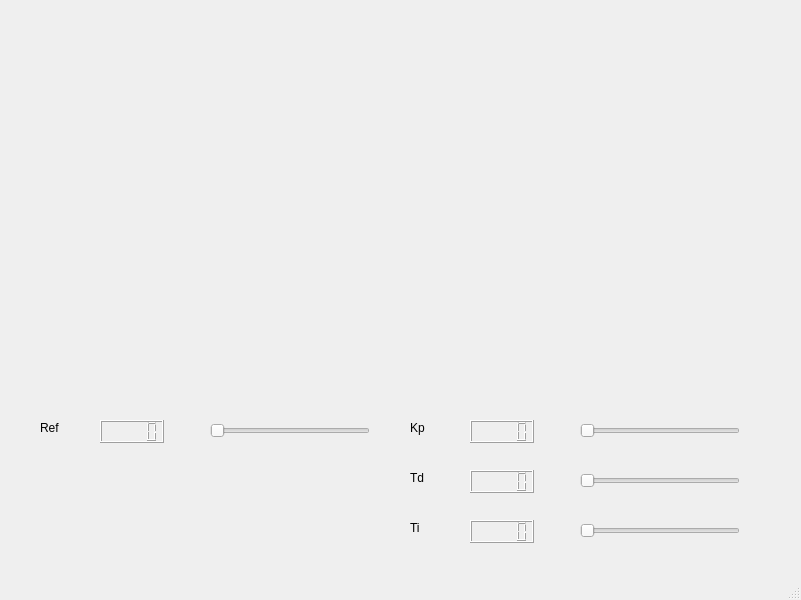
<?xml version="1.0" encoding="UTF-8"?>
<ui version="4.0">
 <class>MainWindow</class>
 <widget class="QMainWindow" name="MainWindow">
  <property name="geometry">
   <rect>
    <x>0</x>
    <y>0</y>
    <width>801</width>
    <height>600</height>
   </rect>
  </property>
  <property name="windowTitle">
   <string>MainWindow</string>
  </property>
  <widget class="QWidget" name="centralwidget">
   <widget class="QLabel" name="label">
    <property name="geometry">
     <rect>
      <x>410</x>
      <y>420</y>
      <width>55</width>
      <height>16</height>
     </rect>
    </property>
    <property name="text">
     <string>Kp</string>
    </property>
   </widget>
   <widget class="QLabel" name="label_2">
    <property name="geometry">
     <rect>
      <x>410</x>
      <y>470</y>
      <width>55</width>
      <height>16</height>
     </rect>
    </property>
    <property name="text">
     <string>Td</string>
    </property>
   </widget>
   <widget class="QLabel" name="label_3">
    <property name="geometry">
     <rect>
      <x>410</x>
      <y>520</y>
      <width>55</width>
      <height>16</height>
     </rect>
    </property>
    <property name="text">
     <string>Ti</string>
    </property>
   </widget>
   <widget class="QLCDNumber" name="lcdNumber">
    <property name="geometry">
     <rect>
      <x>470</x>
      <y>420</y>
      <width>64</width>
      <height>23</height>
     </rect>
    </property>
   </widget>
   <widget class="QLCDNumber" name="lcdNumber_2">
    <property name="geometry">
     <rect>
      <x>470</x>
      <y>470</y>
      <width>64</width>
      <height>23</height>
     </rect>
    </property>
   </widget>
   <widget class="QLCDNumber" name="lcdNumber_3">
    <property name="geometry">
     <rect>
      <x>470</x>
      <y>520</y>
      <width>64</width>
      <height>23</height>
     </rect>
    </property>
   </widget>
   <widget class="QSlider" name="horizontalSlider">
    <property name="geometry">
     <rect>
      <x>580</x>
      <y>420</y>
      <width>160</width>
      <height>22</height>
     </rect>
    </property>
    <property name="minimum">
     <number>1</number>
    </property>
    <property name="maximum">
     <number>1000</number>
    </property>
    <property name="singleStep">
     <number>1</number>
    </property>
    <property name="orientation">
     <enum>Qt::Horizontal</enum>
    </property>
   </widget>
   <widget class="QSlider" name="horizontalSlider_2">
    <property name="geometry">
     <rect>
      <x>580</x>
      <y>470</y>
      <width>160</width>
      <height>22</height>
     </rect>
    </property>
    <property name="maximum">
     <number>1000</number>
    </property>
    <property name="orientation">
     <enum>Qt::Horizontal</enum>
    </property>
   </widget>
   <widget class="QSlider" name="horizontalSlider_3">
    <property name="geometry">
     <rect>
      <x>580</x>
      <y>520</y>
      <width>160</width>
      <height>22</height>
     </rect>
    </property>
    <property name="minimum">
     <number>1</number>
    </property>
    <property name="maximum">
     <number>1000</number>
    </property>
    <property name="orientation">
     <enum>Qt::Horizontal</enum>
    </property>
   </widget>
   <widget class="GraphicsLayoutWidget" name="graphWidget" native="true">
    <property name="geometry">
     <rect>
      <x>29</x>
      <y>39</y>
      <width>751</width>
      <height>361</height>
     </rect>
    </property>
   </widget>
   <widget class="QLabel" name="label_4">
    <property name="geometry">
     <rect>
      <x>40</x>
      <y>420</y>
      <width>55</width>
      <height>16</height>
     </rect>
    </property>
    <property name="text">
     <string>Ref</string>
    </property>
   </widget>
   <widget class="QSlider" name="horizontalSlider_4">
    <property name="geometry">
     <rect>
      <x>210</x>
      <y>420</y>
      <width>160</width>
      <height>22</height>
     </rect>
    </property>
    <property name="minimum">
     <number>1</number>
    </property>
    <property name="maximum">
     <number>100</number>
    </property>
    <property name="singleStep">
     <number>1</number>
    </property>
    <property name="orientation">
     <enum>Qt::Horizontal</enum>
    </property>
   </widget>
   <widget class="QLCDNumber" name="lcdNumber_4">
    <property name="geometry">
     <rect>
      <x>100</x>
      <y>420</y>
      <width>64</width>
      <height>23</height>
     </rect>
    </property>
   </widget>
  </widget>
  <widget class="QMenuBar" name="menubar">
   <property name="geometry">
    <rect>
     <x>0</x>
     <y>0</y>
     <width>801</width>
     <height>26</height>
    </rect>
   </property>
  </widget>
  <widget class="QStatusBar" name="statusbar"/>
 </widget>
 <customwidgets>
  <customwidget>
   <class>GraphicsLayoutWidget</class>
   <extends>QWidget</extends>
   <header>pyqtgraph</header>
   <container>1</container>
  </customwidget>
 </customwidgets>
 <resources/>
 <connections/>
</ui>
